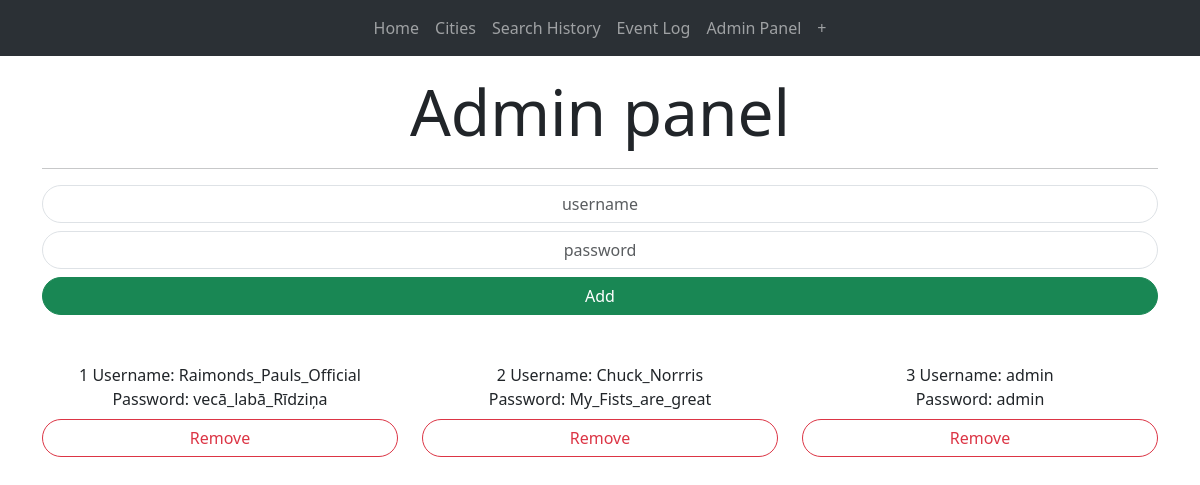
The page /admin on the database its author committed.
### app.py (models this page shows)
class Users(db.Model): # Identify by login
    id = db.Column(db.Integer, primary_key = True, nullable=False)
    username = db.Column(db.String, nullable = False)
    password = db.Column(db.String, nullable = False)

### app.py (the view)
@app.route("/admin", methods = ["GET","POST"]) # Admin panel with registrated users
def admin_route():
    with app.app_context():
        usrquery = Users.query.all()
    return render_template("admin.html", usrquery=usrquery)

### templates/admin.html (shortened to what this page needs)
{% extends "base.html" %}
{% block main %}
<h1 class="display-3 fw-normal lh-1 mt-4 mb-4 text-center">Admin panel</h1>
<hr class="featurette-divider">
<form action="/adduser" method="POST">
    <div class="form-group">
        <input class="form-control mt-2 rounded-pill text-center" type="text" name="form_username" placeholder="username">
        <input class="form-control mt-2 rounded-pill text-center" type="text" name="form_password" placeholder="password">
        <div class="d-grid">
            <button class="btn btn-success btn-block mt-2 rounded-pill" type="submit">Add</button>
        </div>
    </div>
</form>
<div class="row mt-4">
{% for user in usrquery %}
    <div class="col-md-4 text-center mt-4 mb-4">
    {{ user.id }} Username: {{ user.username }} <br/> Password: {{ user.password }}
    <a href="/removeuser/{{ user.id }}",action="POST">
    <div class="d-grid">
    <button class="btn btn-outline-danger btn-block mt-2 rounded-pill" type="submit">Remove</button>
</div>
</a>
</div>
{% endfor %}
</div>
{% endblock %}

### static/css/style.css (style rules this page uses)
a { text-decoration: none }

### rows shown on the page
Users: id "1", username "Raimonds_Pauls_Official", password "vecā_labā_Rīdziņa"
Users: id "2", username "Chuck_Norrris", password "My_Fists_are_great"
Users: id "3", username "admin", password "admin"
